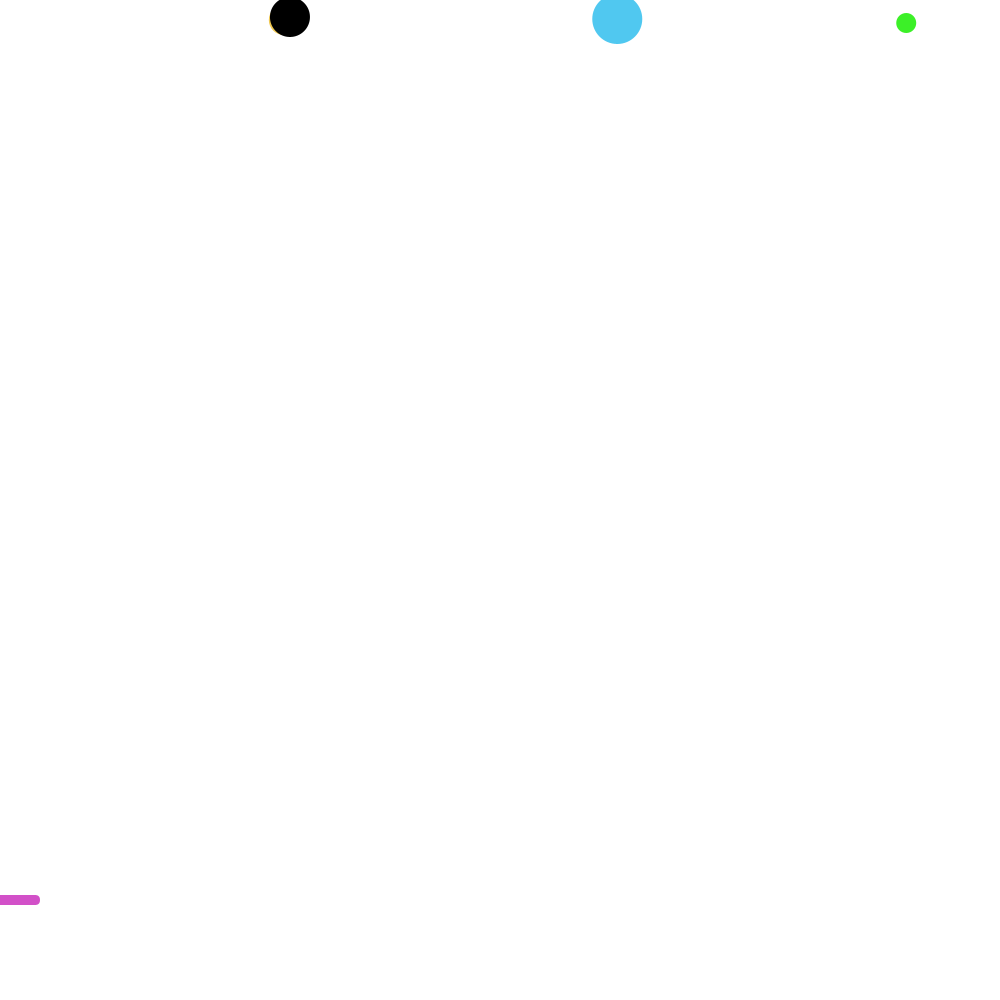
Frame 1 (no input)
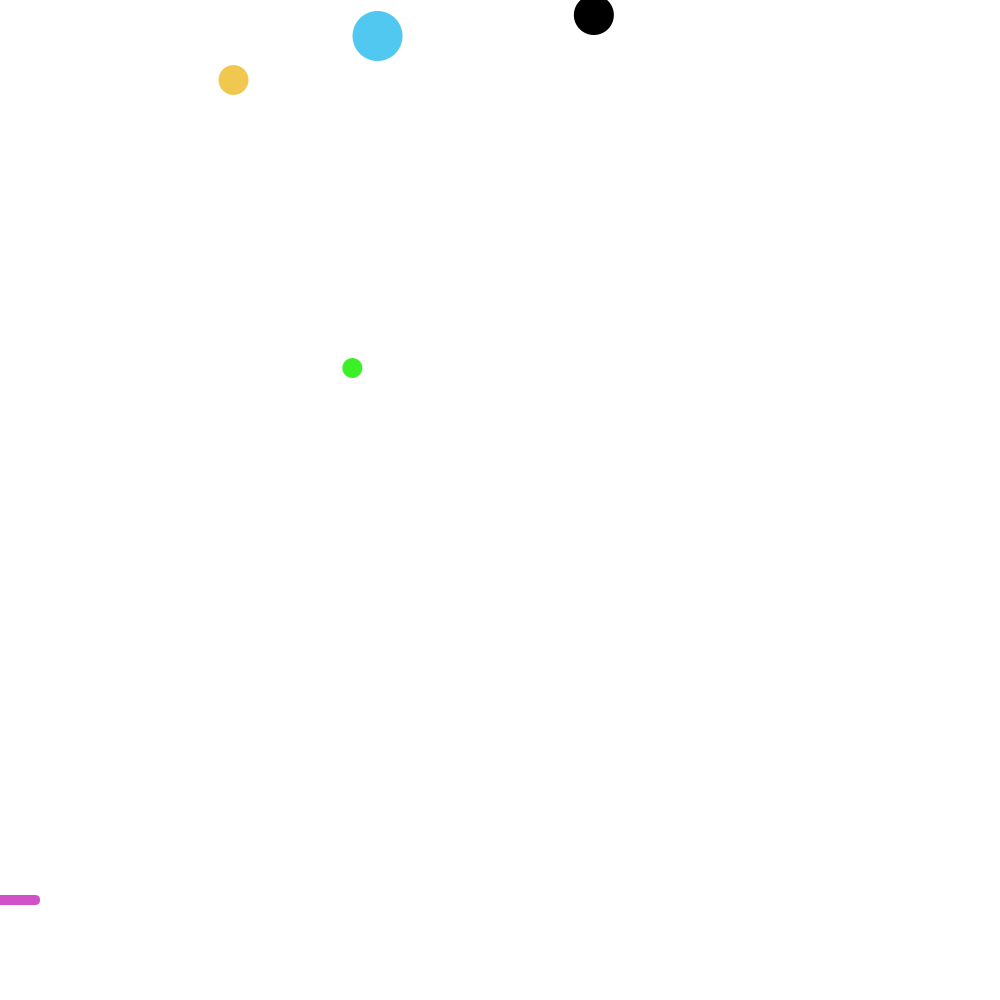
Frame 60 (the mouse pressed at the canvas centre just before this capture)
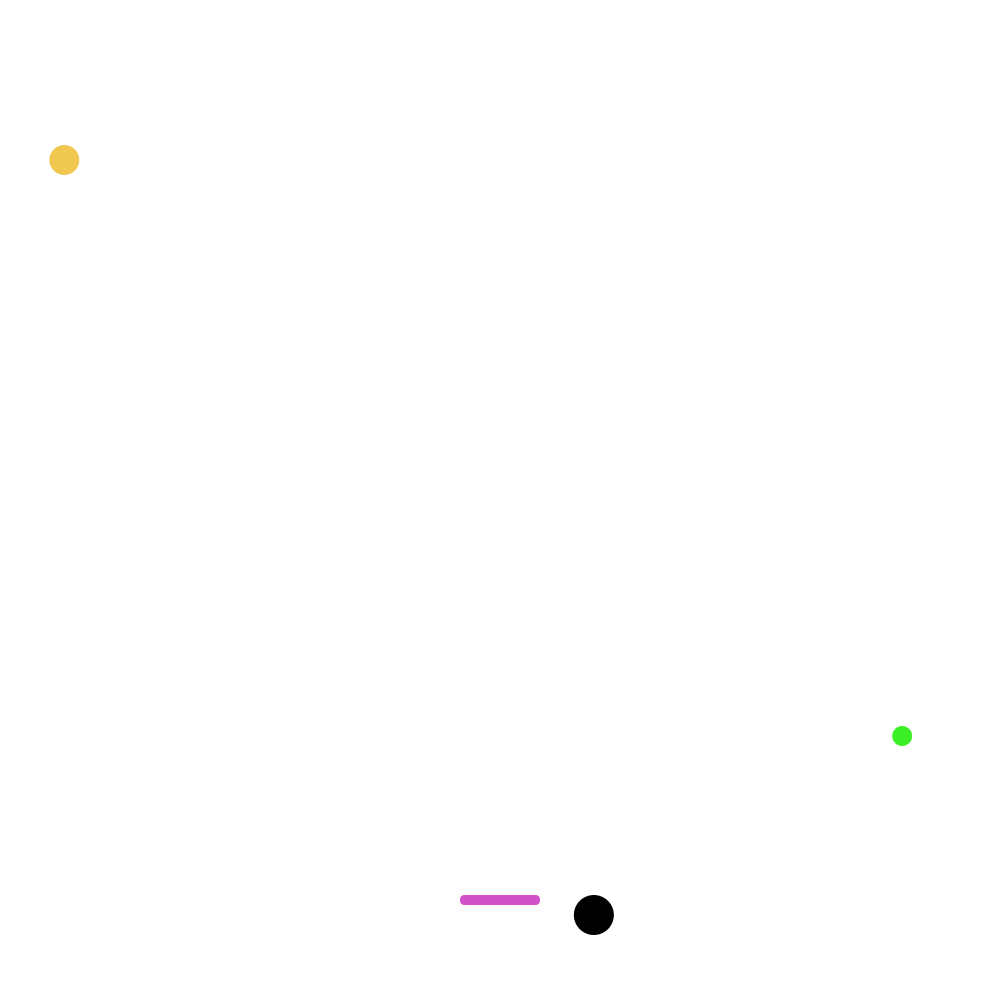
Frame 120 (the mouse held since frame 60 and released just before this capture)

The Processing sketch that drew these frames (run headless with seeded random() and noise(); from frame 60 on, the mouse is pressed at the canvas centre):

// Processing sketch: sketch_190622a
// ── sketch_190622a.pde
float x1, x2, x3, x4;
int y1, y2, y3, y4;
float speed1, speed2, speed3, speed4;
int score;

void setup() {
  size(1000, 1000);
  ellipseMode(CENTER);
  rectMode(CENTER);
  x1 = random(100, 900);
  x2 = random(50, 950);
  x3 = random(50, 950);
  x4 = random(100, 900);
  y1 = 0;
  y2 = 0;
  y3 = 0;
  y4 = 0;
  speed1 = random(18, 20);
  speed2 = random(20, 23);
  speed3 = random(23, 25);
  speed4 = random(15, 20);
  score = 0;
}

void draw() {
 
  //stage
  background(255);

  //ball1
  noStroke();
  y1 += speed1;
  if (y1>870&&x1+40>=mouseX&&x1-40<=mouseX) {
    score +=10;
    fill(255);
  } else {
    fill(80, 200, 240);
    ellipse(x1, y1, 50, 50);
  }

  //ball2
  noStroke();
  y2 += speed2;
  if (y2>880&&x2+40>=mouseX&&x2-40<=mouseX) {
    score +=15;
    fill(255);
  } else {
    fill(240, 200, 80);
  }
  ellipse(x2, y2, 30, 30);

  //ball3
  noStroke();
  y3 += speed3;
  if (y3>885&&x3+40>=mouseX&&x3-40<=mouseX) {
    score +=20;
    fill(255);
  } else {
    fill(60, 240, 40);
  }
  ellipse(x3, y3, 20, 20);

  //ball4
  noStroke();
  y4 += speed4;
  if (y4>875&&x4+40>=mouseX&&x4-40<=mouseX) {
    score -=15;
    fill(255);
  } else {
    fill(0);
  }
  ellipse(x4, y4, 40, 40);

  if (y1>1100) {
    reset1();
  }
  if (y2>1100) {
    reset2();
  }
  if (y3>1000) {
    reset3();
  }
  if (y4>1000) {
    reset4();
  }

  //Bar
  fill(210, 80, 200);
  rect(mouseX, 900, 80, 10, 10);

  Result();
}

void reset1() {
  x1= random(100, 900);
  y1 = 0;
  speed1 = random(18, 20);
}

void reset2() {
  x2 = random(50, 950);
  y2 = 0;
  speed2 = random(20, 23);
}

void reset3() {
  x3 = random(50, 950);
  y3 = 0;
  speed3 = random(23, 25);
}

void reset4() {
  x4 = random(100, 900);
  y4 = 0;
  speed4 = random(15, 20);
}

void Result() { 
int timer = millis();
  if (timer>30000) {
    noLoop();
    if (score<2000) {
      fill(200, 40, 100);
      textSize(80);
      text("Good", 350, 500);
    }
    if (score>2000&&score<5000) {
      fill(240, 150, 50);
      textSize(80);
      text("Great", 350, 500);
    }
    if (score>5000) {
      fill(230, 50, 70);
      textSize(80);
      text("Excellent", 300, 500);
    }
  }
}
